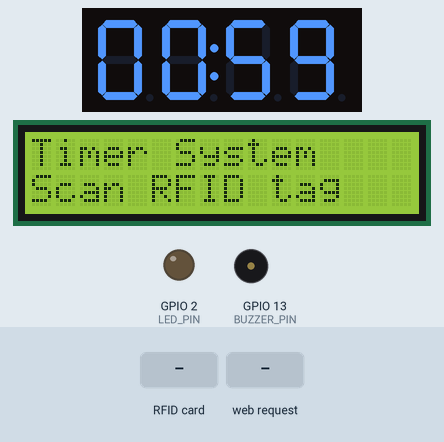
Simulated run of this sketch. Board: ESP32. Parts: 4-digit seven-segment display, 16×2 character LCD, output pins drawn as LEDs (lit = HIGH), buzzer (waves = sounding, pin HIGH). The inputs (shaded band) are chosen by the test bench. What the sketch prints to the serial monitor is not drawn.

Above: at 5.0 s.
5.1 s: RFID card 12 34 56 78 held to the reader
At 6.6 s:
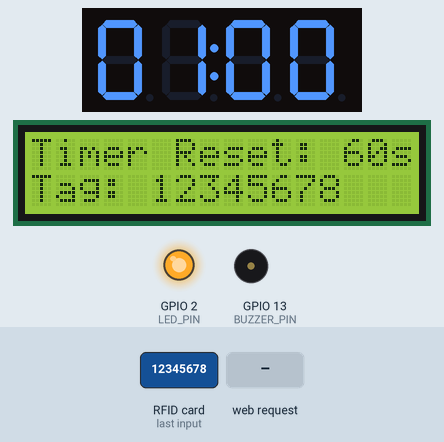
9.2 s: HTTP request GET /reset received
At 10.8 s:
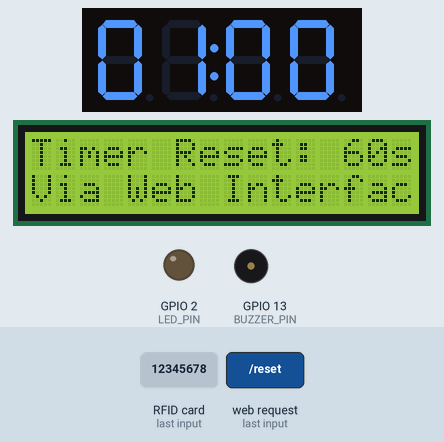
13.3 s: RFID card 5E 7A 19 C4 held to the reader
At 14.6 s:
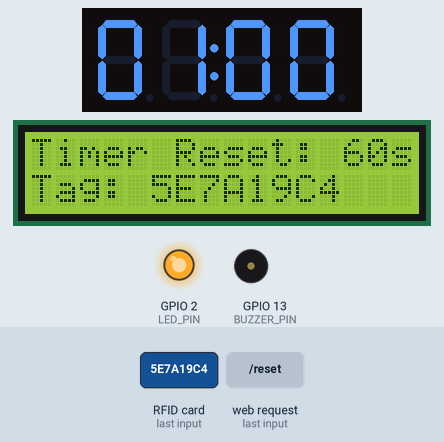
17.4 s: HTTP request GET /reset?plain=1 received
At 18.1 s:
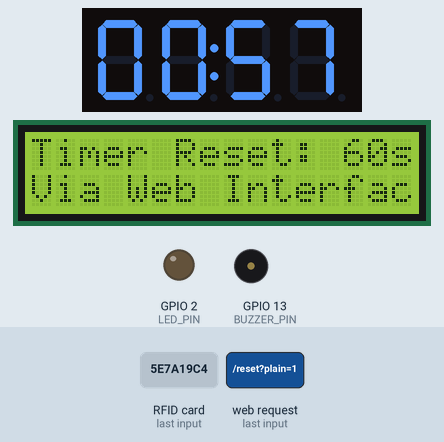
Timing chart, 0 to 20.4 s (numbered marks = the images above; inputs shaded):
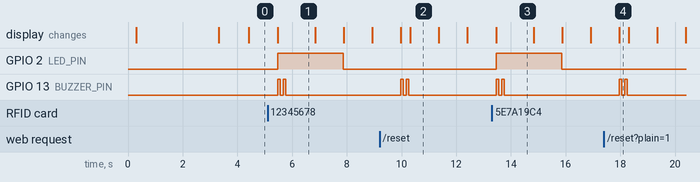

Measured:
- after the input at 5.1 s, GPIO 2 (LED_PIN): LOW → HIGH after 0.37 s, → LOW 2.4 s later; GPIO 13 (BUZZER_PIN): alternates HIGH for 0.10 s and LOW for 0.10 s, 4 changes in all, then stays LOW, starting after 0.37 s; the display: changes after 0.37 s (image 1)
- after the input at 9.2 s, GPIO 13 (BUZZER_PIN): alternates HIGH for 0.10 s and LOW for 0.10 s, 4 changes in all, then stays LOW, starting after 0.77 s; the display: first changes after 0.77 s (image 2 shows a later state)
- after the input at 13.3 s, GPIO 2 (LED_PIN): LOW → HIGH after 0.16 s, → LOW 2.4 s later; GPIO 13 (BUZZER_PIN): alternates HIGH for 0.10 s and LOW for 0.10 s, 4 changes in all, then stays LOW, starting after 0.16 s; the display: changes after 0.16 s (image 3)
- after the input at 17.4 s, GPIO 13 (BUZZER_PIN): alternates HIGH for 0.10 s and LOW for 0.10 s, 4 changes in all, then stays LOW, starting after 0.56 s; the display: changes after 0.56 s (image 4)
- what the display in image 1 shows lasts 1.3 s, from 5.5 s to 6.8 s
- what the display in image 2 shows lasts 1.1 s, from 10.3 s to 11.4 s

The sketch:

server.ino
```cpp
// server-esp32

#include <TM1637Display.h>
#include <Wire.h>
#include <LiquidCrystal_I2C.h>
#include <SPI.h>
#include <MFRC522.h>
#include <WiFi.h>
#include <DNSServer.h>
#include <WebServer.h>

// GPIO Definitions for ESP32
const int CLK_PIN = 5;      // GPIO5 for TM1637 CLK
const int DIO_PIN = 4;      // GPIO4 for TM1637 DIO
const int BUZZER_PIN = 13;  // GPIO13 for buzzer
const int LED_PIN = 2;      // GPIO2 for the new LED
const int BRIGHTNESS_LEVEL = 2; // Value between 0-7

// RFID Module Pins - Changed SS_PIN to avoid conflict
#define SS_PIN  17  // Changed to GPIO17 to avoid conflict with TM1637 CLK
#define RST_PIN 27  // ESP32 GPIO27

// WiFi Settings
const char* ssid = "server_1st_esp32";  // Name of the WiFi hotspot
const char* password = "12345678";      // Password for the WiFi hotspot
IPAddress local_ip(192, 168, 4, 1);     // IP address for the access point
IPAddress gateway(192, 168, 4, 1);
IPAddress subnet(255, 255, 255, 0);

// Web server on port 80
WebServer server(80);

// Create instances
TM1637Display display(CLK_PIN, DIO_PIN);
LiquidCrystal_I2C lcd(0x27, 16, 2); // Set the LCD address to 0x27 for a 16 chars and 2 line display
MFRC522 rfid(SS_PIN, RST_PIN); // Create MFRC522 instance

unsigned long totalSeconds = 60; // Start countdown from 1 minute
String lastRfidTag = ""; // Store last read RFID tag
unsigned long lastTagTime = 0; // Store time of last tag read
const unsigned long TAG_COOLDOWN = 3000; // 3 second cooldown between same tag reads

// Variables for LED control
unsigned long ledStartTime = 0;
bool ledActive = false;

// Variables for client RFID display
String clientRfidTag = "";
unsigned long clientRfidDisplayTime = 0;
bool displayingClientRfid = false;

void setup() {
  // Initialize serial for debugging
  Serial.begin(115200);

  // Configure pins
  pinMode(BUZZER_PIN, OUTPUT);
  pinMode(LED_PIN, OUTPUT);   // Initialize the LED pin
  digitalWrite(BUZZER_PIN, LOW); // Ensure buzzer is off at the start
  digitalWrite(LED_PIN, LOW);    // Ensure LED is off at the start

  // Initialize 7-segment display
  display.setBrightness(BRIGHTNESS_LEVEL);
  displayTime(totalSeconds);

  // Initialize LCD
  lcd.init();
  lcd.backlight();
  lcd.setCursor(0, 0);
  lcd.print("Timer System");
  lcd.setCursor(0, 1);
  lcd.print("Scan RFID tag");

  // Initialize RFID
  SPI.begin();
  rfid.PCD_Init();

  // Setup WiFi Access Point
  WiFi.softAP(ssid, password);
  WiFi.softAPConfig(local_ip, gateway, subnet);
  delay(100);

  // Setup web server routes
  server.on("/", handleRoot);
  server.on("/status", handleStatus);
  server.on("/reset", handleReset);
  server.on("/clientrfid", HTTP_POST, handleClientRfid);
  server.begin();

  // Show WiFi info on LCD briefly
  lcd.clear();
  lcd.setCursor(0, 0);
  lcd.print("WiFi: " + String(ssid));
  lcd.setCursor(0, 1);
  lcd.print("IP: 192.168.4.1");
  delay(3000);

  lcd.clear();
  lcd.setCursor(0, 0);
  lcd.print("Timer System");
  lcd.setCursor(0, 1);
  lcd.print("Scan RFID tag");

  Serial.println("System ready!");
  Serial.println("WiFi hotspot started: " + String(ssid));
  Serial.println("IP address: 192.168.4.1");
}

void loop() {
  // Handle web server clients
  server.handleClient();

  // Check for RFID card
  checkRfid();

  // Check if LED should be turned off (if 2 seconds have passed)
  if (ledActive && (millis() - ledStartTime >= 2000)) {
    digitalWrite(LED_PIN, LOW);
    ledActive = false;
  }

  // Check if client RFID display should be cleared (after 3 seconds)
  if (displayingClientRfid && (millis() - clientRfidDisplayTime >= 3000)) {
    displayingClientRfid = false;
    // Return to normal display
    lcd.clear();
    lcd.setCursor(0, 0);
    lcd.print("Timer System");
    lcd.setCursor(0, 1);
    lcd.print("Scan RFID tag");
  }

  // Handle countdown timer
  if (totalSeconds > 0) {
    displayTime(totalSeconds);
    // If countdown is 10 seconds or less, beep the buzzer
    if (totalSeconds <= 10) {
      digitalWrite(BUZZER_PIN, HIGH);
      delay(200); // Beep duration
      digitalWrite(BUZZER_PIN, LOW);
    }
    totalSeconds--;
    delay(1000); // Update every second
  } else {
    // Show "00:00" and stop countdown
    display.showNumberDecEx(0, 0b01000000, true);
    // Long final beep
    digitalWrite(BUZZER_PIN, HIGH);
    delay(1000);
    digitalWrite(BUZZER_PIN, LOW);

    // Wait for RFID scan to restart instead of halting
    lcd.clear();
    lcd.setCursor(0, 0);
    lcd.print("Time's up!");
    lcd.setCursor(0, 1);
    lcd.print("Scan to restart");

    while (true) {
      // Handle web server clients in the waiting loop too
      server.handleClient();

      // Check if new card is present
      if (rfid.PICC_IsNewCardPresent() && rfid.PICC_ReadCardSerial()) {
        // Reset timer and break the loop
        totalSeconds = 60;
        readRfidTag(); // Read and display the tag

        // Turn on LED when tag is scanned
        digitalWrite(LED_PIN, HIGH);
        ledActive = true;
        ledStartTime = millis();

        break;
      }

      // Check if LED should be turned off (if 2 seconds have passed)
      if (ledActive && (millis() - ledStartTime >= 2000)) {
        digitalWrite(LED_PIN, LOW);
        ledActive = false;
      }

      // Check if client RFID display should be cleared (after 3 seconds)
      if (displayingClientRfid && (millis() - clientRfidDisplayTime >= 3000)) {
        displayingClientRfid = false;
        // Return to waiting display
        lcd.clear();
        lcd.setCursor(0, 0);
        lcd.print("Time's up!");
        lcd.setCursor(0, 1);
        lcd.print("Scan to restart");
      }

      delay(100);
    }
  }
}

void displayTime(unsigned long totalSeconds) {
  int minutes = totalSeconds / 60;
  int seconds = totalSeconds % 60;
  uint8_t data[] = {
    display.encodeDigit(minutes / 10),
    display.encodeDigit(minutes % 10) | 0x80, // Colon
    display.encodeDigit(seconds / 10),
    display.encodeDigit(seconds % 10)
  };
  display.setSegments(data);
}

void checkRfid() {
  // Look for new cards
  if (rfid.PICC_IsNewCardPresent() && rfid.PICC_ReadCardSerial()) {
    // Read RFID tag and reset timer
    readRfidTag();

    // Reset the timer to 60 seconds
    totalSeconds = 60;
    displayTime(totalSeconds);

    // Display on LCD
    lcd.clear();
    lcd.setCursor(0, 0);
    lcd.print("Timer Reset: 60s");
    lcd.setCursor(0, 1);
    lcd.print("Tag: " + lastRfidTag);

    // Turn on LED when tag is scanned
    digitalWrite(LED_PIN, HIGH);
    ledActive = true;
    ledStartTime = millis();

    // Confirmation beep for timer reset
    digitalWrite(BUZZER_PIN, HIGH);
    delay(100);
    digitalWrite(BUZZER_PIN, LOW);
    delay(100);
    digitalWrite(BUZZER_PIN, HIGH);
    delay(100);
    digitalWrite(BUZZER_PIN, LOW);
  }
}

void readRfidTag() {
  // Read RFID tag ID
  String rfidTag = "";
  for (byte i = 0; i < rfid.uid.size; i++) {
    rfidTag += (rfid.uid.uidByte[i] < 0x10 ? "0" : "") + String(rfid.uid.uidByte[i], HEX);
  }
  rfidTag.toUpperCase();

  // Check if this is a new tag or enough time has passed
  unsigned long currentTime = millis();
  if (rfidTag != lastRfidTag || (currentTime - lastTagTime >= TAG_COOLDOWN)) {
    lastRfidTag = rfidTag;
    lastTagTime = currentTime;

    // Print to serial for debugging
    Serial.print("RFID Tag: ");
    Serial.println(rfidTag);
  }

  // Halt PICC and stop encryption
  rfid.PICC_HaltA();
  rfid.PCD_StopCrypto1();
}

// Web server route handlers
void handleRoot() {
  String html = "<html><head>";
  html += "<title>ESP32 Timer Control</title>";
  html += "<meta name='viewport' content='width=device-width, initial-scale=1'>";
  html += "<style>";
  html += "body { font-family: Arial, sans-serif; margin: 20px; text-align: center; }";
  html += "h1 { color: #0066cc; }";
  html += ".button { background-color: #4CAF50; color: white; padding: 10px 20px; ";
  html += "margin: 10px; border: none; border-radius: 5px; cursor: pointer; }";
  html += ".status { font-size: 24px; margin: 20px; }";
  html += "</style>";
  html += "<script>";
  html += "function updateStatus() {";
  html += "  fetch('/status').then(response => response.json())";
  html += "  .then(data => {";
  html += "    document.getElementById('timer').textContent = data.time;";
  html += "    document.getElementById('lastTag').textContent = data.tag;";
  html += "  });";
  html += "}";
  html += "setInterval(updateStatus, 1000);";
  html += "</script>";
  html += "</head><body>";
  html += "<h1>ESP32 Timer Control</h1>";
  html += "<div class='status'>Time: <span id='timer'>--:--</span></div>";
  html += "<div>Last RFID Tag: <span id='lastTag'>None</span></div>";
  html += "<button class='button' onclick='fetch(\"/reset\")'>Reset Timer</button>";
  html += "</body></html>";

  server.send(200, "text/html", html);
}

void handleStatus() {
  int minutes = totalSeconds / 60;
  int seconds = totalSeconds % 60;
  String timeString = String(minutes < 10 ? "0" : "") + String(minutes) + ":" +
                     String(seconds < 10 ? "0" : "") + String(seconds);

  String status = "{\"time\":\"" + timeString + "\",\"tag\":\"" +
                 (lastRfidTag.length() > 0 ? lastRfidTag : "None") + "\"}";

  server.send(200, "application/json", status);
}

void handleReset() {
  totalSeconds = 60;

  // Display on LCD
  lcd.clear();
  lcd.setCursor(0, 0);
  lcd.print("Timer Reset: 60s");
  lcd.setCursor(0, 1);
  lcd.print("Via Web Interface");

  // Confirmation beep for timer reset
  digitalWrite(BUZZER_PIN, HIGH);
  delay(100);
  digitalWrite(BUZZER_PIN, LOW);
  delay(100);
  digitalWrite(BUZZER_PIN, HIGH);
  delay(100);
  digitalWrite(BUZZER_PIN, LOW);

  server.send(200, "text/plain", "Timer reset");
}

void handleClientRfid() {
  if (server.hasArg("plain")) {
    clientRfidTag = server.arg("plain");

    // Display client RFID tag on LCD for 3 seconds
    lcd.clear();
    lcd.setCursor(0, 0);
    lcd.print("Client RFID Tag:");
    lcd.setCursor(0, 1);
    lcd.print(clientRfidTag);

    // Set display timer
    clientRfidDisplayTime = millis();
    displayingClientRfid = true;

    // Debug output
    Serial.print("Received client RFID tag: ");
    Serial.println(clientRfidTag);

    server.send(200, "text/plain", "Received RFID tag");
  } else {
    server.send(400, "text/plain", "No RFID tag received");
  }
}
```
